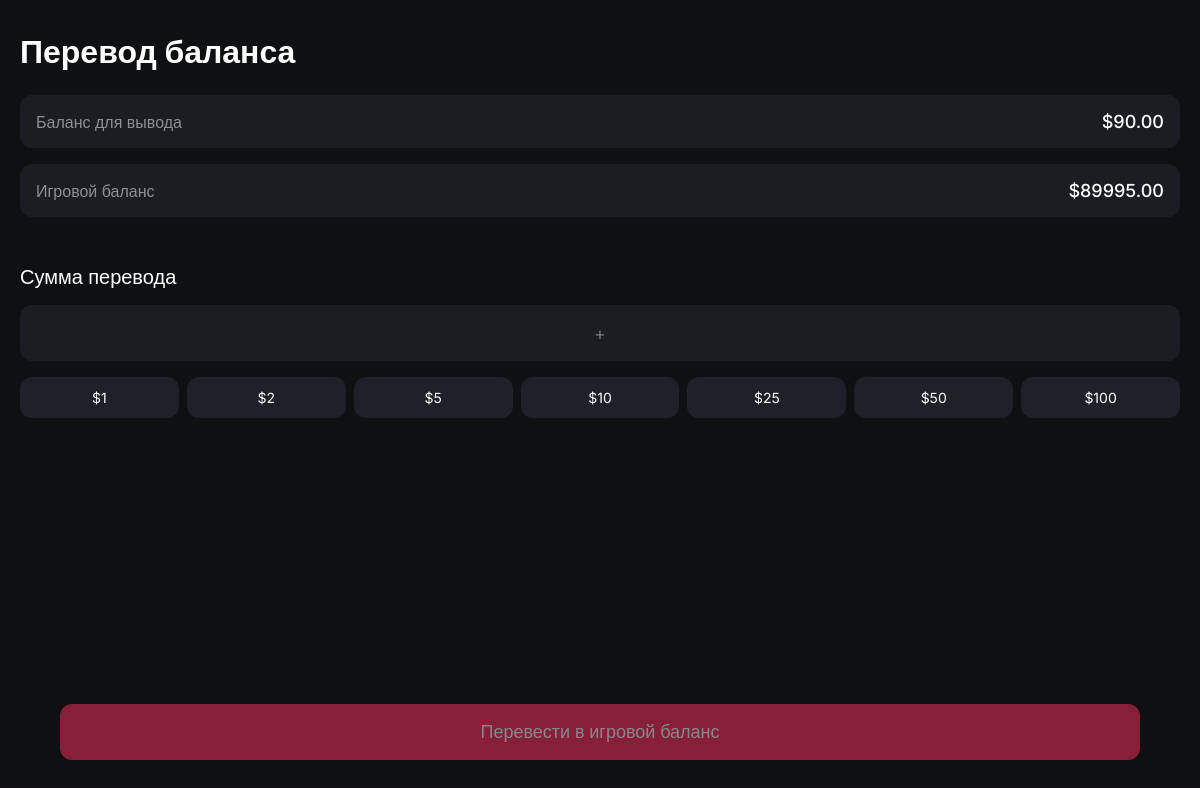
Page /transfer (signed in) on the earlier database version.
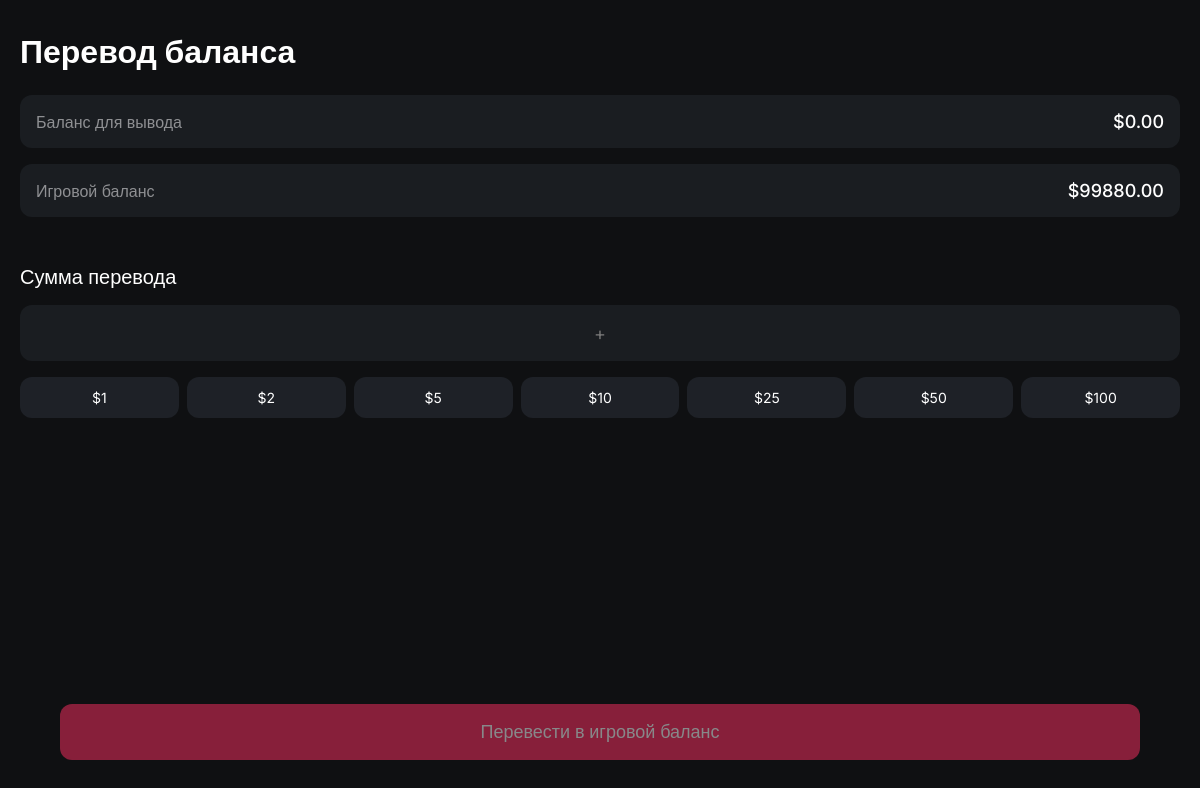
Same page on the later database version.
### web/auth.py (models this page shows, shortened)
class User(UserMixin, db.Model):
    id = db.Column(db.Integer(), primary_key=True)
    username = db.Column(db.String(128), nullable=False, unique=True)
    cash = db.Column(db.Integer(), nullable=False, default=100000)
    withdrawal_balance = db.Column(db.Float(), nullable=False, default=0)
    total_earned = db.Column(db.Integer(), nullable=False, default=0)
    freespins = db.Column(db.Integer(), nullable=False, default=0)
    telegram_id = db.Column(db.Integer(), nullable=False)
    token_hash = db.Column(db.String(128), nullable=False)
    created_on = db.Column(db.DateTime(), default=datetime.utcnow)
    last_daily_reward = db.Column(db.DateTime, nullable=True)
    claimed_daily_rewards = db.Column(db.String(255), default='')
    email = db.Column(db.String(120), unique=True, nullable=True)
    withdrawals = db.relationship('Withdrawal', back_populates='user_relation', lazy=True)
    referrer_id = db.Column(db.Integer, db.ForeignKey('user.id'), nullable=True)
    referral_code = db.Column(db.String(10), unique=True, nullable=False)
    referral_earnings = db.Column(db.Float, default=0.0)
    referrals = db.relationship('User', backref=db.backref('referrer', remote_side=[id]))

### web/routes.py (the view)
@main_bp.route("/transfer")
@login_required
def transfer():
    return render_template("transfer.html", title="Перевод баланса")

### web/auth.py (called while the page is built)
@login_manager.user_loader
def load_user(id):
    return db.session.query(User).get(id)

### web/templates/transfer.html (shortened to what this page needs)
<!DOCTYPE html>
<html lang="en">
<head>
    <link rel="stylesheet" href="{{ url_for('static', filename='css/battle.css') }}">
</head>
<body>
    <div class="main-container">
        <h1 class="title">Перевод баланса</h1>
        <div class="balances-info">
            <div class="balance-item">
                <span class="balance-label">Баланс для вывода</span>
                <span class="balance-amount">${{ "%.2f"|format(current_user.withdrawal_balance) }}</span>
            </div>
            <div class="balance-item">
                <span class="balance-label">Игровой баланс</span>
                <span class="balance-amount">${{ "%.2f"|format(current_user.cash) }}</span>
            </div>
        </div>
        <div class="transfer-section">
            <div class="bet-label">Сумма перевода</div>
            <div class="bet-input-wrapper">
                <input type="text" class="bet-input" readonly placeholder="+" id="transferInput">
            </div>
            <div class="quick-bets">
                <button class="bet-button">$1</button>
                <button class="bet-button">$2</button>
                <button class="bet-button">$5</button>
                <button class="bet-button">$10</button>
                <button class="bet-button">$25</button>
                <button class="bet-button">$50</button>
                <button class="bet-button">$100</button>
            </div>
        </div>
        <button class="action-button" id="transferBtn" disabled>Перевести в игровой баланс</button>
    </div>
</body>
</html>

Differences in the rows shown:
changed User: withdrawal_balance "90.00" → "0.00"; cash "89995.00" → "99880.00"
